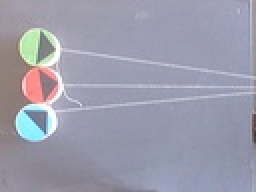
%> input picture Dataset3/00000002.jpg, 128 x 96 px, shrunk from 640 x 480 before the run (shown 2 times larger)
$ octave --eval "result = wraper2(imread('00000002.jpg'));"   (GNU Octave 9; MATLAB toolbox functions it lacks are replaced by stand-ins)
%> lines starting %> are read from the running program, lines starting %| are printed output that depends on the picture; in (x1, y1, x2, y2) boxes, pixels count from 0 and x2, y2 are one past the last pixel; in counts of white or black regions, pixels touching at a corner belong together; the program's own positions count from 1
### Dataset3/normColor.m
function newimage=normColor(img)
newimage=double(img);
[m,n,l]=size(img);
       for i=1:m
           for j=1:n
               illuIntensity=newimage(i,j,1)+newimage(i,j,2)+newimage(i,j,3);
               newimage(i,j,1)=newimage(i,j,1)/illuIntensity*500; %brightens up image again
               newimage(i,j,2)=newimage(i,j,2)/illuIntensity*500;
               newimage(i,j,3)=newimage(i,j,3)/illuIntensity*500;
            end
       end
subplot(1,2,1);
imshow(img);
title('Original image')
subplot(1,2,2);
imshow(uint8(newimage));
title('Normalized RGB image')

end

### Dataset3/meanBG.m
function [red,green,blue]=meanBG(img)
[m,n,l]=size(img);
img=double(img);
red=0;
green=0;
blue=0;
        for i=1:m
            for j=1:n
                red=red+img(i,j,1);
                green=green+img(i,j,2);
                blue=blue+img(i,j,3);
            end
        end
red=red/(m*n);
green=green/(m*n);
blue=blue/(m*n);
end

### Dataset3/diffFromBG.m
function [newimage,bgimage]=diffFromBG(img)

newimage=zeros(size(img));
bgimage=zeros(size(img));
[r,g,b]=meanBG(img);
[m,n,l]=size(newimage);
        for i=1:m
            for j=1:n
                if(colorSimilarity(r,g,b,img(i,j,1),img(i,j,2),img(i,j,3))<45)
                %if((r-newimage(i,j,1)^2)<750&&(g-newimage(i,j,2)^2)<600&&(b-newimage(i,j,3)^2)<675)
                    newimage(i,j,1)=255;
                    newimage(i,j,2)=255;
                    newimage(i,j,3)=255;
                    bgimage(i,j,1)=round(r);
                    bgimage(i,j,2)=round(g);
                    bgimage(i,j,3)=round(b);
                end
                if(colorSimilarity(r,g,b,img(i,j,1),img(i,j,2),img(i,j,3))>=45)
                %if((r-newimage(i,j,1)^2)<750&&(g-newimage(i,j,2)^2)<600&&(b-newimage(i,j,3)^2)<675)
                    newimage(i,j,1)=img(i,j,1);
                    newimage(i,j,2)=img(i,j,2);
                    newimage(i,j,3)=img(i,j,3);
                    bgimage(i,j,1)=img(i,j,1);
                    bgimage(i,j,2)=img(i,j,2);
                    bgimage(i,j,3)=img(i,j,3);
                end
            end
        end
% [6 lines of commented-out code are left out]
end

### Dataset3/labelRegion1.m

function [rx,ry,rr,gx,gy,gr,bx,by,br]=labelRegion1(img)
grayImage=rgb2gray(img);
thresholdImage=im2bw(grayImage,0.9);
L=bwlabel(~thresholdImage,8);
N=max(L(:));
j=1;
rx=0;
ry=0;
rr=0;
gx=0;
gy=0;
gr=0;
bx=0;
by=0;
br=0;
for i= 1:N
    [x,y]=find(L==i);
    if(size(x,1)>200)
        c1(j)=sum(x)/size(x,1);
        c2(j)=sum(y)/size(y,1);
        if(sum(img(x,y,1))/size(x,1)>200);
        rx=c1(j);
        ry=c2(j);
        plot(c2(j),c1(j),'r*');
        rr=sqrt(size(x,1))/2;
        elseif(sum(img(x,y,3))/size(x,1)>180);
        plot(c2(j),c1(j),'b*');
        bx=c1(j);
        by=c2(j);
        br=sqrt(size(x,1))/2;
        elseif(sum(img(x,y,2))/size(x,1)>180);
        plot(c2(j),c1(j),'g*');
        gx=c1(j);
        gy=c2(j);
        gr=sqrt(size(x,1))/2;
        end
        j=j+1;
    end
end
end

### Dataset3/segFromRadius.m
function [newimage,rdx,rdy,gdx,gdy,bdx,bdy]=segFromRadius(img,rx,ry,rr,gx,gy,gr,bx,by,br)

rdx=0;
rdy=0;
bdx=0;
bdy=0;
gdx=0;
gdy=0;
rsum=0;
bsum=0;
gsum=0;
newimage=zeros(size(img));
[m,n,l]=size(newimage);
        for i=1:m
            for j=1:n
                if(ecludianDist2D(rx,ry,i,j)<rr)
                    newimage(i,j,1)=img(i,j,1);
                    newimage(i,j,2)=img(i,j,2);
                    newimage(i,j,3)=img(i,j,3);
                    if(img(i,j,1)<(img(round(rx),round(ry),1)-50))
                        rdx=rdx+i;
                        rdy=rdy+j;
                        rsum=rsum+1;
                    end
                elseif(ecludianDist2D(bx,by,i,j)<br)
                    newimage(i,j,1)=img(i,j,1);
                    newimage(i,j,2)=img(i,j,2);
                    newimage(i,j,3)=img(i,j,3);
                    if(img(i,j,3)<(img(round(bx),round(by),3)-50))
                        bdx=bdx+i;
                        bdy=bdy+j;
                        bsum=bsum+1;
                    end
                elseif(ecludianDist2D(gx,gy,i,j)<gr)
                    newimage(i,j,1)=img(i,j,1);
                    newimage(i,j,2)=img(i,j,2);
                    newimage(i,j,3)=img(i,j,3);
                    if(img(i,j,2)<(img(round(gx),round(gy),2)-50))
                        gdx=gdx+i;
                        gdy=gdy+j;
                        gsum=gsum+1;
                    end
                else
                    newimage(i,j,1)=255;
                    newimage(i,j,2)=255;
                    newimage(i,j,3)=255;
                end
            end
        end
        rdx=rdx/rsum;
        rdy=rdy/rsum;
        gdx=gdx/gsum;
        gdy=gdy/gsum;
        bdx=bdx/bsum;
        bdy=bdy/bsum;
end

### Dataset3/wraper2.m
function [rx,ry,rr,gx,gy,gr,bx,by,br]=wraper2(img)
H = fspecial('disk',10);
img1 = imfilter(img,H,'replicate');
%img1=img;
img2 = normColor(img1);
[img3,img4] = diffFromBG(img2);
subplot(2,3,1);
imshow(img);
title('1.Original image')
subplot(2,3,2);
imshow(uint8(img1));
title('2.Blurred image')
subplot(2,3,3);
imshow(uint8(img2));
title('3.Normalized RGB image')
subplot(2,3,4);
imshow(uint8(img4));
title('4.BG covered by EST BG color')
hold on;
[rx,ry,rr,gx,gy,gr,bx,by,br]=labelRegion1(uint8(img3));
[img5,rdx,rdy,gdx,gdy,bdx,bdy]=segFromRadius(img,rx,ry,rr,gx,gy,gr,bx,by,br);
subplot(2,3,5);
imshow(uint8(img5));
title('5.ROI');
subplot(2,3,6);
imshow(img);
title('6.Direction(zoom to see)')
hold on;
plot(ry,rx,'r+');
line([(rdy-ry)*60/sqrt((rdy-ry)^2+(rdx-rx)^2)+ry,ry],[(rdx-rx)*60/sqrt((rdy-ry)^2+(rdx-rx)^2)+rx,rx]);
plot(by,bx,'b+');
line([(bdy-by)*60/sqrt((bdy-by)^2+(bdx-bx)^2)+by,by],[(bdx-bx)*60/sqrt((bdy-by)^2+(bdx-bx)^2)+bx,bx]);
plot(gy,gx,'g+');
line([(gdy-gy)*60/sqrt((gdy-gy)^2+(gdx-gx)^2)+gy,gy],[(gdx-gx)*60/sqrt((gdy-gy)^2+(gdx-gx)^2)+gx,gx]);
subplot(2,3,4);
end
%> in wraper2, `img1 = imfilter(img,H,'replicate');`:
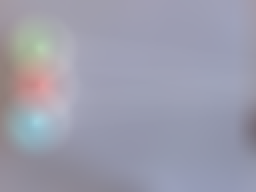
%> img1: size 96x128x3 uint8 (shown 2 times larger); mean R, G, B 155.9, 156.2, 172
%> after the loop in normColor, `for i=1:m`:
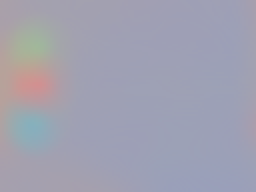
%> newimage: size 96x128x3 double (shown 2 times larger); mean R, G, B 161.1, 161.3, 177.6
%> after the loop in meanBG, `for i=1:m`: blue = 2182140.1; green = 1981691.9; red = 1980168
%> in meanBG, `red=red/(m*n);`: red = 161.1
%> in meanBG, `green=green/(m*n);`: green = 161.3
%> in meanBG, `blue=blue/(m*n);`: blue = 177.6
%> in diffFromBG, `[r,g,b]=meanBG(img);`: r = 161.1; g = 161.3; b = 177.6
%> after the loop in diffFromBG, `for i=1:m`:
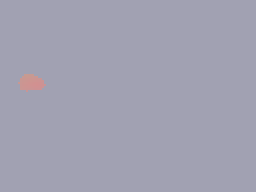
%> bgimage: size 96x128x3 double (shown 2 times larger); mean R, G, B 161.3, 160.9, 177.8
%> after the loop in diffFromBG, `for i=1:m`:
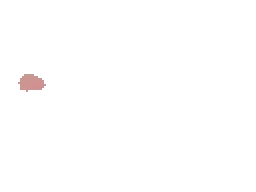
%> newimage: size 96x128x3 double (shown 2 times larger); mean R, G, B 254.6, 254.3, 254.2
%> in labelRegion1, `thresholdImage=im2bw(grayImage,0.9);`:
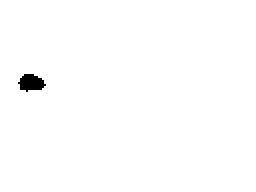
%> thresholdImage: size 96x128 logical (shown 2 times larger); 99.3% white; 1 black region, box (x1, y1, x2, y2) and area: (9, 37, 23, 46) 86
%> in labelRegion1, `L=bwlabel(~thresholdImage,8);`: L: size 96x128 double; values 0 (black) and 1 (white), 0.7% white; 1 white region, box (x1, y1, x2, y2) and area: (9, 37, 23, 46) 86
%> in labelRegion1, `N=max(L(:));`: N = 1
%> the loop in labelRegion1, `for i= 1:N` made 1 pass
%> after the loop in labelRegion1, `for i= 1:N`: br = 0; j = 1; rr = 0
%> after the loop in segFromRadius, `for i=1:m`: newimage: size 96x128x3 double; every value is 255
%> in segFromRadius, `rdx=rdx/rsum;`: rdx = NaN
%> `result = wraper2(imread('00000002.jpg'));`:
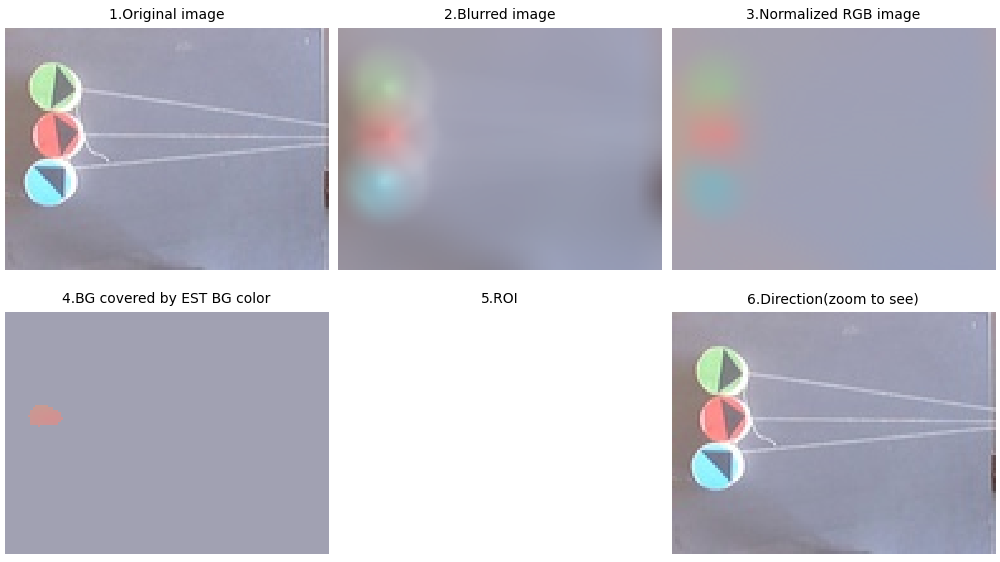
%> figure redrawn from the program's plot data, 6 panels
%> `result = wraper2(imread('00000002.jpg'));`: result = 0
